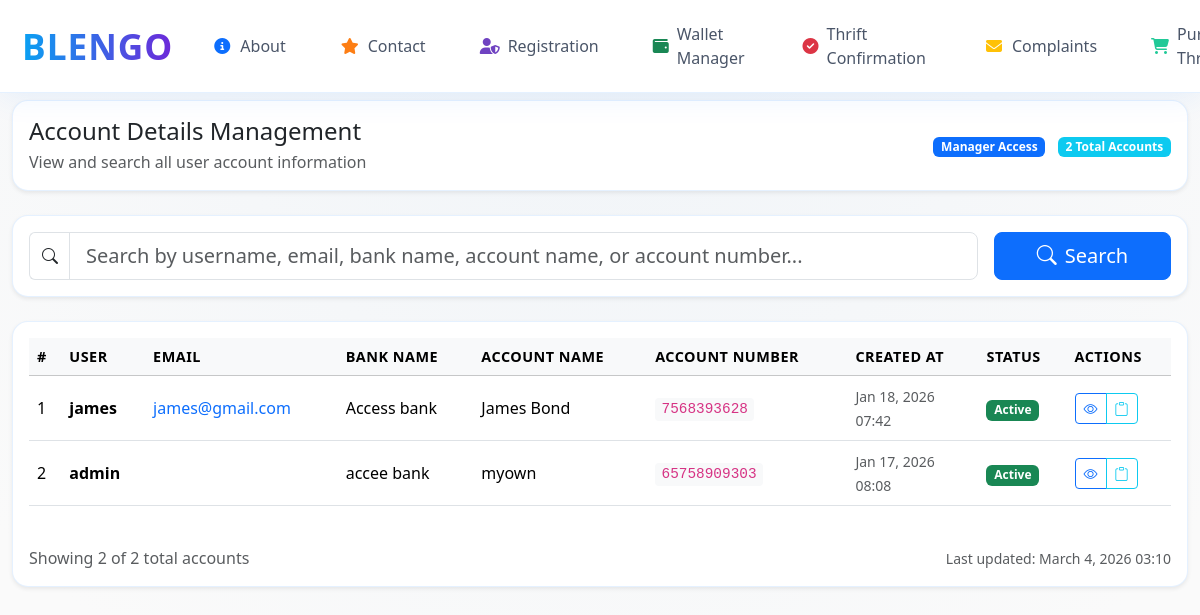
Page /manager/account-details/ (signed in) on the earlier database version.
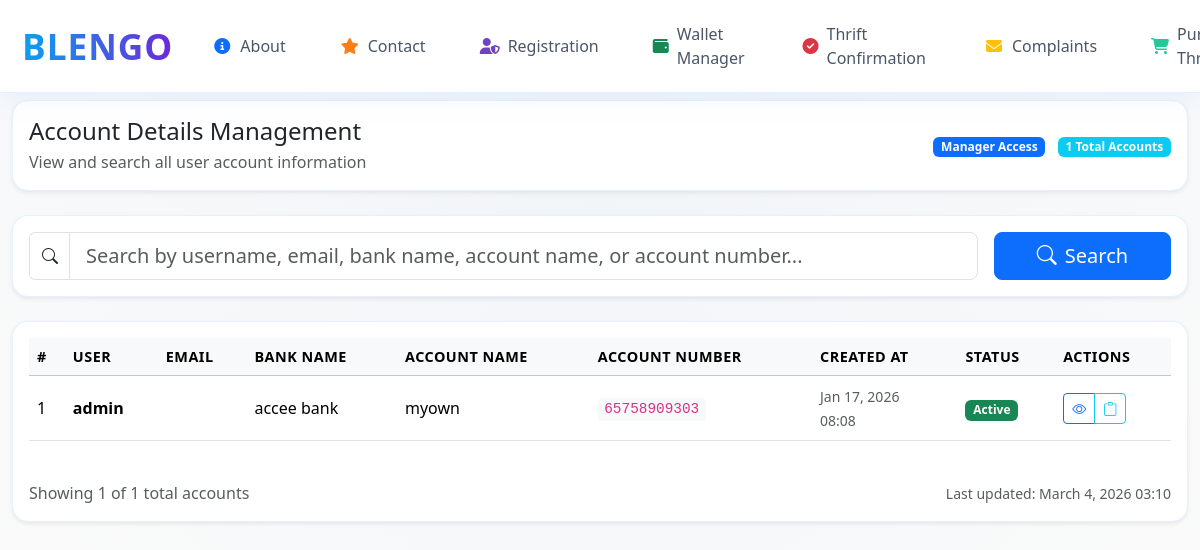
Same page on the later database version.
### base/models.py (models this page shows, shortened)
class AccountDetail(models.Model):
    user = models.ForeignKey(User, on_delete=models.CASCADE, related_name='account_details')
    bank_name = models.CharField(max_length=100)
    account_name = models.CharField(max_length=100)
    account_number = models.CharField(max_length=50)
    created_at = models.DateTimeField(auto_now_add=True)
    updated_at = models.DateTimeField(auto_now=True)
    is_active = models.BooleanField(default=True)
    class Meta:
        ordering = ['-updated_at']

### base/views.py (the view, shortened to what this page needs)
# urls.py: path('manager/account-details/', views.check_account_details, name='check-account-details'),
@user_passes_test(is_manager, login_url='signin')
def check_account_details(request):
    search_query = request.GET.get('search', '')
    account_details = AccountDetail.objects.select_related('user').all()
    account_details = account_details.order_by('-created_at')
    context = {
        'account_details': account_details,
        'search_query': search_query,
        'total_accounts': account_details.count()
    }
    return render(request, 'check-account-details.html', context)

### base/context_processors.py (called while the page is built)
def registration_status_processor(request):
    context = {}
    if request.user.is_authenticated:
        try:
            registration_fee = RegistrationFee.objects.get(uploaded_by=request.user)
            if registration_fee.confirmed:
                context['registration_status'] = "active"
            else:
                context['registration_status'] = "pending"
        except RegistrationFee.DoesNotExist:
            context['registration_status'] = "inactive"
    else:
        context['registration_status'] = None  # or "inactive" if you prefer
    return context

### base/views.py (called while the page is built)
def is_manager(user):
    return user.is_authenticated and user.username == 'manager'  # or check a group/role

### templates/check-account-details.html (shortened to what this page needs)
{% extends "home.html" %}
{% load static %}
{% block content %}
<div class="container-fluid py-4">
    <div class="row">
        <div class="col-12">
            <div class="card shadow-sm mb-4">
                <div class="card-body">
                    <div class="d-flex justify-content-between align-items-center">
                        <div>
                            <h4 class="mb-1">Account Details Management</h4>
                            <p class="text-muted mb-0">View and search all user account information</p>
                        </div>
                        <div>
                            <span class="badge bg-primary">Manager Access</span>
                            <span class="badge bg-info ms-2">{{ total_accounts }} Total Accounts</span>
                        </div>
                    </div>
                </div>
            </div>
            <div class="card shadow-sm mb-4">
                <div class="card-body">
                    <form method="GET" action="{% url 'check-account-details' %}" class="row g-3">
                        <div class="col-md-10">
                            <div class="input-group">
                                <span class="input-group-text bg-white">
                                    <i class="bi bi-search"></i>
                                </span>
                                <input type="text"
                                       class="form-control form-control-lg"
                                       name="search"
                                       value="{{ search_query }}"
                                       placeholder="Search by username, email, bank name, account name, or account number..."
                                       autocomplete="off">
                            </div>
                        </div>
                        <div class="col-md-2">
                            <button type="submit" class="btn btn-primary btn-lg w-100">
                                <i class="bi bi-search me-2"></i>Search
                            </button>
                        </div>
                    </form>
                </div>
            </div>
            <div class="card shadow-sm">
                <div class="card-body">
                    {% if account_details %}
                        <div class="table-responsive">
                            <table class="table table-hover align-middle">
                                <thead class="table-light">
                                    <tr>
                                        <th scope="col">#</th>
                                        <th scope="col">User</th>
                                        <th scope="col">Email</th>
                                        <th scope="col">Bank Name</th>
                                        <th scope="col">Account Name</th>
                                        <th scope="col">Account Number</th>
                                        <th scope="col">Created At</th>
                                        <th scope="col">Status</th>
                                        <th scope="col">Actions</th>
                                    </tr>
                                </thead>
                                <tbody>
                                    {% for detail in account_details %}
                                    <tr>
                                        <td>{{ forloop.counter }}</td>
                                        <td>
                                            <strong>{{ detail.user.username }}</strong>
                                        </td>
                                        <td>
                                            <a href="mailto:{{ detail.user.email }}" class="text-decoration-none">
                                                {{ detail.user.email }}
                                            </a>
                                        </td>
                                        <td>{{ detail.bank_name }}</td>
                                        <td>{{ detail.account_name }}</td>
                                        <td>
                                            <code>{{ detail.account_number }}</code>
                                        </td>
                                        <td>
                                            <small class="text-muted">
                                                {{ detail.created_at|date:"M d, Y" }}<br>
                                                {{ detail.created_at|time:"H:i" }}
                                            </small>
                                        </td>
                                        <td>
                                            {% if detail.is_active %}
                                                <span class="badge bg-success">Active</span>
                                            {% else %}
                                                <span class="badge bg-secondary">Inactive</span>
                                            {% endif %}
                                        </td>
                                        <td>
                                            <div class="btn-group" role="group">
                                                <a href=""
                                                   class="btn btn-sm btn-outline-primary"
                                                   title="View all accounts for this user">
                                                    <i class="bi bi-eye"></i>
                                                </a>
                                                <button type="button"
                                                        class="btn btn-sm btn-outline-info"
                                                        title="Copy account number"
                                                        onclick="copyToClipboard('{{ detail.account_number }}')">
                                                    <i class="bi bi-clipboard"></i>
                                                </button>
                                            </div>
                                        </td>
                                    </tr>
                                    {% endfor %}
                                </tbody>
                            </table>
                        </div>
                        <div class="row mt-4">
                            <div class="col-md-6">
                                <p class="text-muted mb-0">
                                    Showing {{ account_details|length }} of {{ total_accounts }} total accounts
                                </p>
                            </div>
                            <div class="col-md-6 text-end">
                                <small class="text-muted">
                                    Last updated: {% now "F j, Y H:i" %}
                                </small>
                            </div>
                        </div>
                    {% endif %}
                </div>
            </div>
        </div>
    </div>
</div>
<link rel="stylesheet" href="https://cdn.jsdelivr.net/npm/bootstrap-icons@1.11.3/font/bootstrap-icons.min.css">
{% endblock %}

### templates/home.html (shortened to what this page needs)
<!doctype html>
<html lang="en">
  <head>
    <link href="https://cdn.jsdelivr.net/npm/bootstrap@5.3.8/dist/css/bootstrap.min.css" rel="stylesheet">
    <link rel="stylesheet" href="https://cdnjs.cloudflare.com/ajax/libs/font-awesome/6.4.0/css/all.min.css">
  </head>
  <body>
<nav class="navbar navbar-expand-lg navbar-custom fixed-top">
  <div class="container-fluid">
    <a class="navbar-brand" href="{% url 'home' %}">BLENGO</a>
    <div class="collapse navbar-collapse d-none d-lg-flex justify-content-end">
      <ul class="navbar-nav gap-2 align-items-center">
        {% if user.is_authenticated %}
          <li class="nav-item">
            <a class="nav-link nav-link-custom" href="{% url 'About' %}">
              <i class="fas fa-info-circle" style="color: #0d6efd;"></i> About
            </a>
          </li>
          <li class="nav-item">
            <a class="nav-link nav-link-custom" href="{% url 'contact' %}">
              <i class="fas fa-star" style="color: #fd7e14;"></i> Contact
            </a>
          </li>
          {% if user.username == "manager" %}
            <li class="nav-item">
              <a class="nav-link nav-link-custom" href="{% url 'manager' %}">
                <i class="fas fa-user-shield" style="color: #6f42c1;"></i> Registration
              </a>
            </li>
            <li class="nav-item">
              <a class="nav-link nav-link-custom" href="{% url 'wallet-manager' %}">
                <i class="fas fa-wallet" style="color: #198754;"></i> Wallet Manager
              </a>
            </li>
            <li class="nav-item">
              <a class="nav-link nav-link-custom" href="{% url 'thrifts-confirmation' %}">
                <i class="fas fa-check-circle" style="color: #dc3545;"></i> Thrift Confirmation
              </a>
            </li>
            <li class="nav-item">
              <a class="nav-link nav-link-custom" href="{% url 'complaints' %}">
                <i class="fas fa-envelope" style="color: #ffc107;"></i> Complaints
              </a>
            </li>
          {% endif %}
          {% if registration_status == "active" %}
            <li class="nav-item">
              <a class="nav-link nav-link-custom" href="{% url 'purchase-thrifts' %}">
                <i class="fas fa-shopping-cart" style="color: #20c997;"></i> Purchase Thrifts
              </a>
            </li>
          {% endif %}
        {% endif %}
      </ul>
    </div>
  </div>
</nav>
    {% block content %}{% endblock %}
  </body>
</html>

### templates/home.html (style rules this page uses)
:root { --neon-blue: #03A9F4; --neon-purple: #7c4dff; --light-bg: #FAFAFA; --glass: rgba(0, 0, 0, 0.05); --text-dark: #1a1a2e; --text-medium: #4a5568; --accent-blue: #0077ff; --accent-purple: #6d28d9; --card-bg: rgba(255, 255, 255, 0.9); --danger-red: #dc3545; }
body { padding-top: 76px; background: radial-gradient(circle at top, #F0F4F8, #FAFAFA 80%); color: var(--text-dark); font-family: 'Segoe UI', system-ui, -apple-system, sans-serif; min-height: 100vh; }
.navbar-custom { background-color: white !important; box-shadow: 0 4px 30px rgba(0, 119, 255, 0.08); border-bottom: 1px solid rgba(0, 119, 255, 0.1); padding: 12px 0; position: fixed; top: 0; width: 100%; z-index: 1030; }
.navbar-brand { font-weight: 800; font-size: 2.2rem; background: linear-gradient(90deg, var(--neon-blue), var(--accent-purple)); -webkit-background-clip: text; background-clip: text; color: transparent !important; padding-left: 10px; letter-spacing: 1px; }
.nav-link-custom { color: var(--text-medium) !important; font-weight: 500; padding: 10px 18px !important; margin: 0 5px; border-radius: 10px; display: flex; align-items: center; gap: 8px; }
.nav-link-custom i { width: 20px; text-align: center; }
.card { border-radius: 16px; overflow: hidden; border: 1px solid rgba(0, 119, 255, 0.1); box-shadow: 0 8px 32px rgba(0, 119, 255, 0.1); }

### templates/check-account-details.html (style rules this page uses)
.table th { font-weight: 600; font-size: 0.9rem; text-transform: uppercase; letter-spacing: 0.5px; }
.table td { vertical-align: middle; }
.btn-group .btn { padding: 0.25rem 0.5rem; }
.input-group-text { border-right: none; }
code { background: #f8f9fa; padding: 0.2rem 0.4rem; border-radius: 4px; font-size: 0.9rem; }

Differences in the rows shown:
removed AccountDetail: user.username "james", user.email "james@gmail.com", bank_name "Access bank", account_name "James Bond", account_number "7568393628", created_at "Jan 18, 2026", created_at "07:42", is_active "Active"
Other differences:
{{ total_accounts }}: "2" → "1"
{{ account_details|length }}: "2" → "1"
